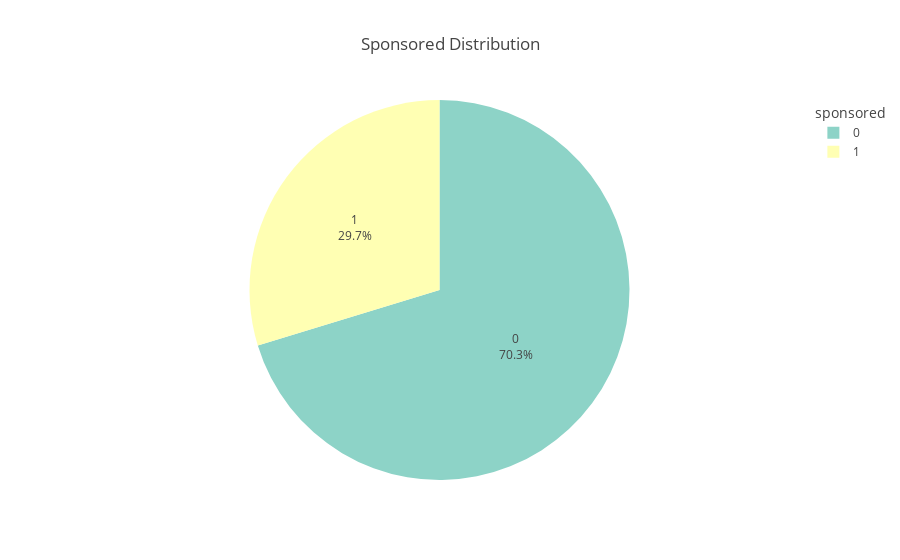

The notebook cell saved with this chart:
### Markdown cell above
#### Distribution of Sponsord jobs

### Code cell
fig = px.pie(jobs_2, names="sponsored", title="Sponsored Distribution", color_discrete_sequence=px.colors.qualitative.Set3) #Custom Color

# Customize the appearance of the chart
fig.update_traces(textposition= 'inside', textinfo= 'percent+label')
fig.update_layout(legend_title="sponsored", showlegend= True)

fig.show()

### Figure 1 — Plotly figure (JSON) as saved in the notebook; plotly's stock layout.template omitted (floating-point values rounded to 4 significant figures; data arrays with more than 128 entries replaced by an {"elided": "..."} marker saying what was removed)
{"data": [{"domain": {"x": [0, 1], "y": [0, 1]}, "hovertemplate": "sponsored=%{label}<extra></extra>", "labels": {"elided": "8852 int values"}, "legendgroup": "", "name": "", "showlegend": true, "textinfo": "percent+label", "textposition": "inside", "type": "pie"}], "layout": {"legend": {"title": {"text": "sponsored"}, "tracegroupgap": 0}, "piecolorway": ["rgb(141,211,199)", "rgb(255,255,179)", "rgb(190,186,218)", "rgb(251,128,114)", "rgb(128,177,211)", "rgb(253,180,98)", "rgb(179,222,105)", "rgb(252,205,229)", "rgb(217,217,217)", "rgb(188,128,189)", "rgb(204,235,197)", "rgb(255,237,111)"], "showlegend": true, "title": {"text": "Sponsored Distribution"}}}
